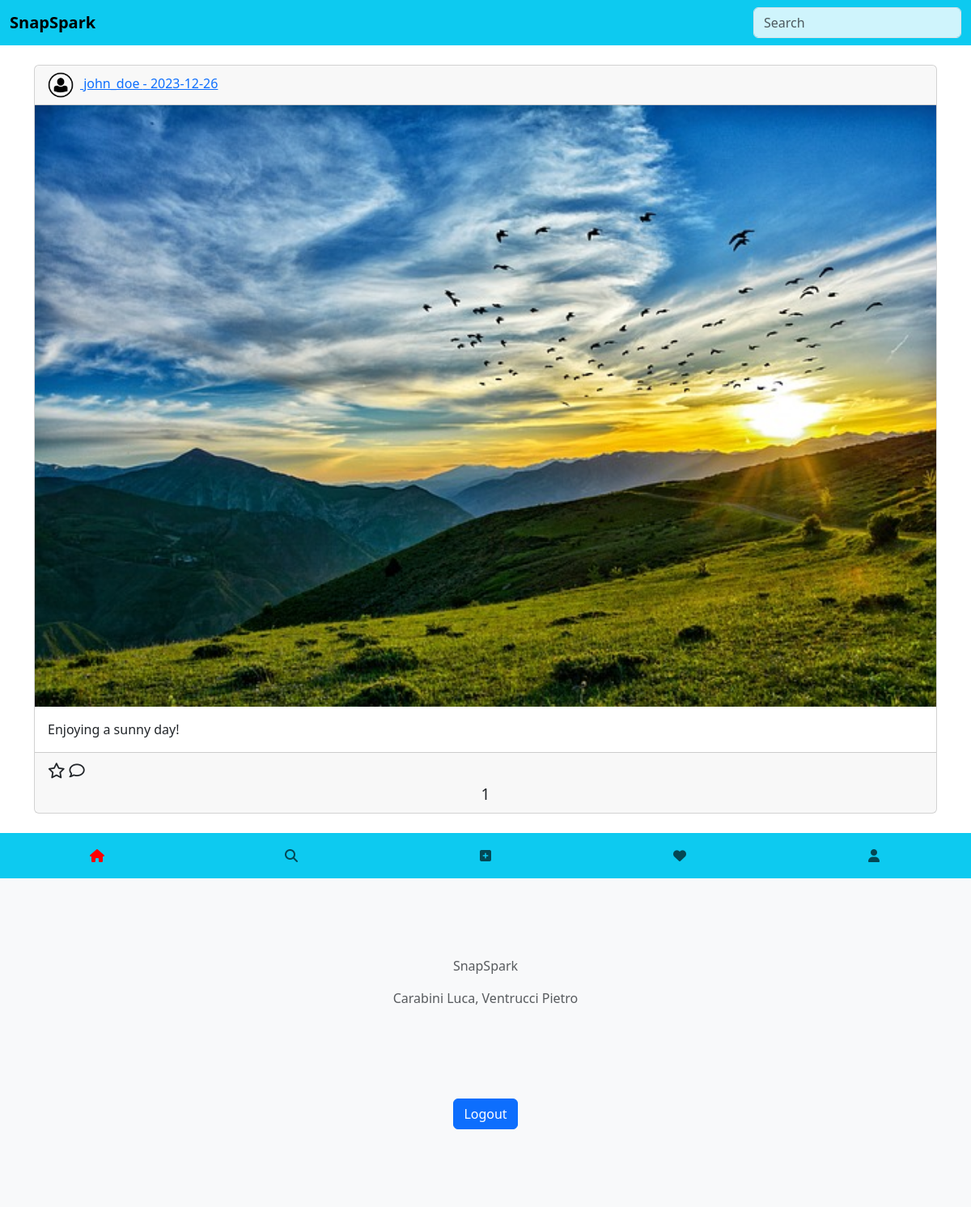
Page /index.php (signed in) on the committed database.
### tables this page shows
CREATE TABLE `posts` (
  `username` char(30) NOT NULL,
  `file` char(20) NOT NULL,
  `id` int(11) NOT NULL,
  `descrizione` varchar(100) NOT NULL,
  `data` date NOT NULL,
  `spark` int(11) NOT NULL
);

### index.php (called while the page is built, shortened)
<?php
require_once "bootstrap.php";
$posts = [];
foreach ($dbh->getFollowed($_SESSION["username"]) as $value) {
    $posts += $dbh->getPostsByAuthor($value["username"]);
}
$templateParams["titolo"] = "SnapSpark - Home";
if (isUserLoggedIn()) {
    $templateParams["nome"] = "template/lista-post.php";
    $templateParams["posts"] = $posts;
    $templateParams["showNavBar"] = true;
} else {
    $templateParams["errore"] = "You need logged in";
}
require_once "template/base.php";

### db/database.php (called while the page is built, shortened)
<?php
final class DatabaseHelper
{
    private $db;
    public function __construct($serverName, $userName, $password, $dbName, $port)
    {
        $this->db = new mysqli($serverName, $userName, $password, $dbName, $port);
        $this->db->set_charset("utf8mb4");
    }
    public function getPostsByAuthor($username)
    {
        $query = "SELECT username, file, id, descrizione, data, spark
                  FROM posts
                  WHERE username=?";
        $stmt = $this->db->prepare($query);
        $stmt->bind_param("s", $username);
        $stmt->execute();
        $result = $stmt->get_result();
        return $result->fetch_all(MYSQLI_ASSOC);
    }
    public function getFollowed($username)
    {
        $query = "SELECT user as username
                  FROM follow
                  WHERE follower=?";
        $stmt = $this->db->prepare($query);
        $stmt->bind_param("s", $username);
        $stmt->execute();
        $result = $stmt->get_result();
        return $result->fetch_all(MYSQLI_ASSOC);
    }
}

### bootstrap.php (called while the page is built, shortened)
<?php
require_once "db/database.php";
require_once "utils/functions.php";
$dbh = new DatabaseHelper("localhost", "root", "", "SnapSpark", 3306);

### utils/functions.php (called while the page is built, shortened)
<?php
function addQuotes($text) {
    return "'" . addslashes($text) . "'";
}

### template/lista-post.php (the view, shortened to what this page needs)
<?php foreach ($templateParams["posts"] as $post) : ?>
    <article class="card">
        <header class="card-header">
            <a target="_self" href="user.php?username=<?php echo $post["username"]; ?>">
                <img alt="" class="me-2" id="avatar" src="<?php echo AVATAR_FOLDER . 'avatar.png'; ?>">
                <?php echo $post["username"]; ?> - <?php echo $post["data"] ?>
            </a>
        </header>
        <img alt="" class="card-img rounded-0" src="<?php echo POST_FOLDER . $post['file']; ?>">
        <div class="card-body">
            <p class="card-text">
                <?php echo $post["descrizione"]; ?>
            </p>
        </div>
        <footer class="card-footer">
            <span user="<?php echo $post['username']; ?>" post_id="<?php echo $post['id']; ?>" id="post-star-<?php echo $post['username'] . '-' . $post['id']; ?>" class="fa-regular fa-star" onclick="likePost(<?php echo  addQuotes($post['username']); ?>, <?php echo $post['id']; ?>)"></span>
            <span class="fa-regular fa-comment" data-bs-toggle="modal" data-bs-target="#postModal" data-bs-username="<?php echo  addQuotes($post['username']); ?>" data-bs-id="<?php echo $post['id']; ?>" onclick="getComments(<?php echo  addQuotes($post['username']); ?>, <?php echo $post['id']; ?>)"></span>
            <p id="sparks-<?php echo $post['username'] . '-' . $post['id'] ?>" class="card-text mx-auto">
                <?php echo $post["spark"]; ?>
            </p>
        </footer>
    </article>
<?php endforeach; ?>

### css/style.css (style rules this page uses)
img#avatar { max-height: 2rem; }
article footer { font-size: larger; }
footer p { text-align: center; }

### rows in the picture
posts: username "john_doe", data "2023-12-26", file (picture), descrizione "Enjoying a sunny day!", id 1 (drawn), spark "1"
